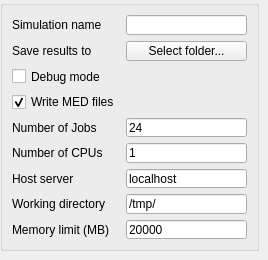
    <widget class="QWidget" name="tab_4">
     <attribute name="title">
      <string>Execution parameters</string>
     </attribute>
     <widget class="QGroupBox" name="groupBox">
      <property name="geometry">
       <rect>
        <x>0</x>
        <y>0</y>
        <width>259</width>
        <height>251</height>
       </rect>
      </property>
      <property name="title">
       <string/>
      </property>
      <layout class="QGridLayout" name="gridLayout">
       <item row="6" column="0">
        <widget class="QLabel" name="label_4">
         <property name="text">
          <string>Host server</string>
         </property>
        </widget>
       </item>
       <item row="8" column="0">
        <widget class="QLabel" name="label_6">
         <property name="text">
          <string>Memory limit (MB)</string>
         </property>
        </widget>
       </item>
       <item row="7" column="1">
        <widget class="QLineEdit" name="txt_repTrav">
         <property name="toolTip">
          <string>&lt;html&gt;&lt;head/&gt;&lt;body&gt;&lt;p&gt;Temporary folder where all files necessary for the simulation are copied to.&lt;/p&gt;&lt;/body&gt;&lt;/html&gt;</string>
         </property>
         <property name="text">
          <string>/tmp/</string>
         </property>
        </widget>
       </item>
       <item row="6" column="1">
        <widget class="QLineEdit" name="txt_host">
         <property name="text">
          <string>localhost</string>
         </property>
        </widget>
       </item>
       <item row="0" column="0">
        <widget class="QLabel" name="label">
         <property name="text">
          <string>Simulation name</string>
         </property>
        </widget>
       </item>
       <item row="5" column="1">
        <widget class="QLineEdit" name="txt_nCPUs">
         <property name="toolTip">
          <string>&lt;html&gt;&lt;head/&gt;&lt;body&gt;&lt;p&gt;Number of CPUs used per job (=frequency band).&lt;/p&gt;&lt;/body&gt;&lt;/html&gt;</string>
         </property>
         <property name="text">
          <string>1</string>
         </property>
        </widget>
       </item>
       <item row="7" column="0">
        <widget class="QLabel" name="label_5">
         <property name="text">
          <string>Working directory</string>
         </property>
        </widget>
       </item>
       <item row="1" column="0">
        <widget class="QLabel" name="label_2">
         <property name="text">
          <string>Save results to</string>
         </property>
        </widget>
       </item>
       <item row="5" column="0">
        <widget class="QLabel" name="label_3">
         <property name="text">
          <string>Number of CPUs</string>
         </property>
        </widget>
       </item>
       <item row="4" column="1">
        <widget class="QLineEdit" name="txt_nJobs">
         <property name="toolTip">
          <string>&lt;html&gt;&lt;head/&gt;&lt;body&gt;&lt;p&gt;Number of bands dividing the frequency range and running simulateously. It has an impact on Rayleigh's damping approximation. The more the better. See doc.&lt;/p&gt;&lt;/body&gt;&lt;/html&gt;</string>
         </property>
         <property name="text">
          <string>24</string>
         </property>
        </widget>
       </item>
       <item row="0" column="1">
        <widget class="QLineEdit" name="txt_simuName">
         <property name="toolTip">
          <string>&lt;html&gt;&lt;head/&gt;&lt;body&gt;&lt;p&gt;A new folder with this name will be created in the folder selected below.&lt;/p&gt;&lt;/body&gt;&lt;/html&gt;</string>
         </property>
        </widget>
       </item>
       <item row="4" column="0">
        <widget class="QLabel" name="label_8">
         <property name="text">
          <string>Number of Jobs</string>
         </property>
        </widget>
       </item>
       <item row="8" column="1">
        <widget class="QLineEdit" name="txt_memLimit">
         <property name="toolTip">
          <string>&lt;html&gt;&lt;head/&gt;&lt;body&gt;&lt;p&gt;RAM necessary for the simulation per job (=frequenc band). A typical simulation with 400 modes, 18 sleepers, 6 frequencies per job and 9 acoustic points needs about 5000MB. The default value is 20000MB to make sure the simulation runs properly.&lt;/p&gt;&lt;/body&gt;&lt;/html&gt;</string>
         </property>
         <property name="text">
          <string>20000</string>
         </property>
        </widget>
       </item>
       <item row="1" column="1">
        <widget class="QPushButton" name="btn_simuDir">
         <property name="text">
          <string>Select folder...</string>
         </property>
        </widget>
       </item>
       <item row="2" column="0">
        <widget class="QCheckBox" name="cb_debugPh2">
         <property name="enabled">
          <bool>true</bool>
         </property>
         <property name="toolTip">
          <string>&lt;html&gt;&lt;head/&gt;&lt;body&gt;&lt;p&gt;Run Phase 2 in debug mode: terminals do not close when processes are finished. The rest runs after the user has closed them manually.&lt;/p&gt;&lt;/body&gt;&lt;/html&gt;</string>
         </property>
         <property name="text">
          <string>Debug mode</string>
         </property>
        </widget>
       </item>
       <item row="3" column="0">
        <widget class="QCheckBox" name="cb_writeMED">
         <property name="enabled">
          <bool>true</bool>
         </property>
         <property name="toolTip">
          <string>&lt;html&gt;&lt;head/&gt;&lt;body&gt;&lt;p&gt;MED files are useful to visualize results in ParaView. Creating them can take a lot of time for large models, and they may take a lot of memory space. The sleepers, whose results are printed to the MED files are selected in the &amp;quot;Simulation setup&amp;quot; tab.&lt;/p&gt;&lt;/body&gt;&lt;/html&gt;</string>
         </property>
         <property name="text">
          <string>Write MED files</string>
         </property>
         <property name="checked">
          <bool>true</bool>
         </property>
        </widget>
       </item>
      </layout>
     </widget>
    </widget>
